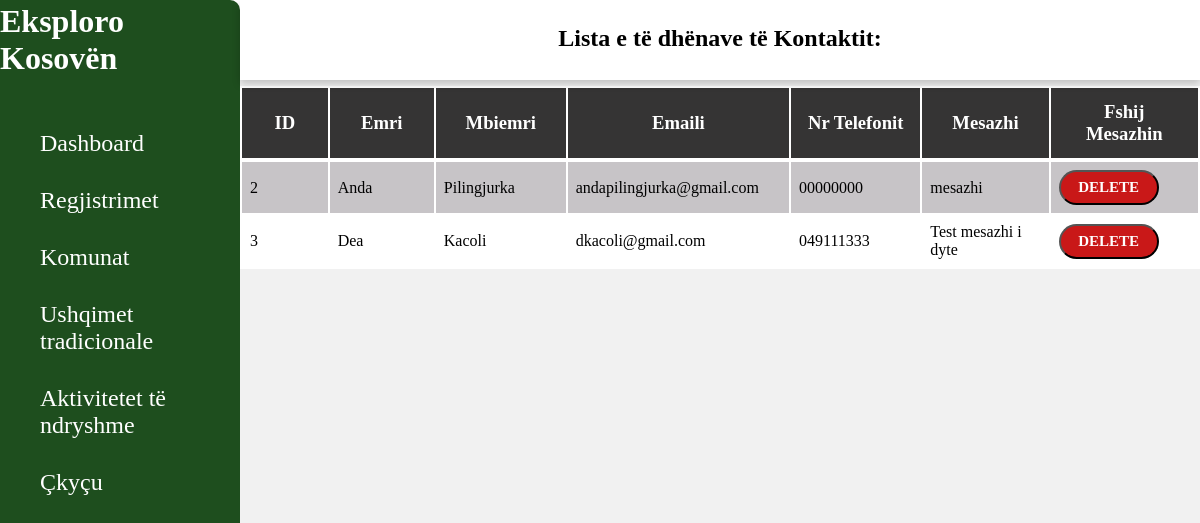
Screenshot of /kontaktiDashboard.php with the database file from the repository.
### tables this page shows
CREATE TABLE `kontakti` (
  `id` int(11) NOT NULL,
  `name` varchar(255) NOT NULL,
  `lastname` varchar(255) NOT NULL,
  `email` varchar(255) NOT NULL,
  `number` varchar(255) NOT NULL,
  `message` text NOT NULL
);

### connectKontakti.php (called while the page is built, shortened)
<?php
class dbConnect{
    private $conn =null;
    private $host = 'localhost';
    private $dbname = 'kontakti';
    private $username = 'root';
    private $password = '';
     public function connectDB(){
        try {
            $this->conn = new PDO("mysql:host=$this->host;dbname=$this->dbname",
                                    $this->username, $this->password);
            $this->conn->setAttribute(PDO::ATTR_ERRMODE, PDO::ERRMODE_EXCEPTION) . "<br/>";
            $this->conn->setAttribute(PDO::FETCH_BOUND, PDO::FETCH_BOTH);
        } catch (PDOException $pdoe) {
            die("Nuk mund të lidhej me bazën e të dhënave {$this->dbname} :" . $pdoe->getMessage());
        }
        return $this->conn;
     }
}

### modelikontakti.php (called while the page is built, shortened)
<?php
require_once ('connectKontakti.php');
class kontakti extends dbConnect{
    private $dbconn;
    public function __construct($id='',$name='',$lastname='',$email='',$number='',$message='')
    {
    $this ->dbconn=$this ->connectDB();
    }
    public function readData(){
        $query = $this->dbconn->query('SELECT * from kontakti');
        return $query->fetchAll();
    }
}

### kontaktiDashboard.php (the view, shortened to what this page needs)
<?php
require_once ('modelikontakti.php');
?>
<!DOCTYPE html>
<html>
    <head>
    <link rel="stylesheet" href ="./css/kontaktiDashboard.css" />
    </head>
    <body>
    <div class="side-menu">
        <div class="brand-name">
            <h1>Eksploro Kosovën</h1>
        </div>
        <ul>
            <li><a href="dashboard.php" >Dashboard</a></li>
            <li><a href="dashboardRegister.php">Regjistrimet</a></li>
            <li><a href="dashboardKomunat.php">Komunat</a></li>
            <li><a href="dashboardUshqimet.php">Ushqimet tradicionale</a></li>
            <li><a href="menuDashboard.php">Aktivitetet të ndryshme</a></li>
            <li><a href="logout.php">Çkyçu</a></li>
        </ul>
    </div>
    <div class="container">
        <div class="header">
            <p>Lista e të dhënave të Kontaktit:</p>
        </div>
        <br>
        <br>
<div id="a1">
    <table >
            <tr>
              <th>ID</th>
              <th>Emri</th>
              <th>Mbiemri</th>
              <th>Emaili</th>
              <th>Nr Telefonit</th>
              <th>Mesazhi</th>
              <th>Fshij Mesazhin</th>
            </tr>
       <tr>
<?php
$kon = new kontakti;
$allkontakti = $kon->readData();
foreach($allkontakti as $kontakti): ?>
           <tr>
              <td><?php echo $kontakti['id'];?></td>
              <td><?php echo $kontakti['name'];?></td>
              <td><?php echo $kontakti['lastname'];?></td>
              <td><?php echo $kontakti['email'];?></td>
              <td><?php echo $kontakti['number'];?></td>
              <td><?php echo $kontakti['message'];?></td>
              <td><a href="delete-kontakti.php?id=<?php echo $kontakti['id'];?>"><button id="d" >DELETE</button></a></td>
            </tr>
            <?php endforeach; ?>
      </tr>
    </table>
</div>
</body>
</html>

### css/kontaktiDashboard.css (style rules this page uses)
* { margin: 0; padding: 0; box-sizing: border-box; font-family: 'Footlight MT Light'; }
body { min-height: 100vh; }
li a { list-style: none; text-decoration: none; color:white }
h1 { color: white }
.side-menu { position: fixed; background: #053a05e5; width: 20vw; min-height: 100vh; display: flex; flex-direction: column; border-radius: 0 10px 10px 0; }
.side-menu .brand-name { height: 10vh; display: flex; align-items: center; justify-content: center; margin-bottom: 30px; }
.side-menu li a { font-size: 24px; padding: 10px 40px; color: white; display: flex; align-items: center; margin-top: 10px; }
.container { position: absolute; right: 0; width: 80vw; height: 100vh; background: #f1f1f1; }
.container .header { position: fixed; top: 0; width: 80vw; height: 10vh; background: white; display: flex; justify-content: center; box-shadow: 0 4px 8px 0 rgba(0, 0, 0, 0.2); z-index: 1; padding-top: 15px; }
#a1 { display: flex; flex-direction: column; width: 100%; margin: 0 auto; background-color:white; margin-top: 50px; }
header, table { display: flex; flex-direction: column; width: 100%; min-height: 150px; margin: a auto; justify-content: center; align-items: center; }
p { text-align: center; font-size: 18pt; font-weight: bold; padding: 10px 0px; padding-bottom: 30px; }
button { background-color: white; width: 100px; height: 35px; border-radius: 30px; }
td { width: 400px; padding: 8px; }
th { background-color: rgb(53, 52, 52); color: white; padding: 13px; font-size: 14pt; }
#d { background-color: rgb(201, 24, 24); color: white; font-weight: bold; font-family: 'Copperplate Gothic Light'; font-size: 15px; }
tr:nth-child(odd) { background-color: rgb(199, 196, 199); }

### rows the page displays
kontakti: id "2", name "Anda", lastname "Pilingjurka", email "andapilingjurka@gmail.com", number "00000000", message "mesazhi"
kontakti: id "3", name "Dea", lastname "Kacoli", email "dkacoli@gmail.com", number "049111333", message "Test mesazhi i dyte"
